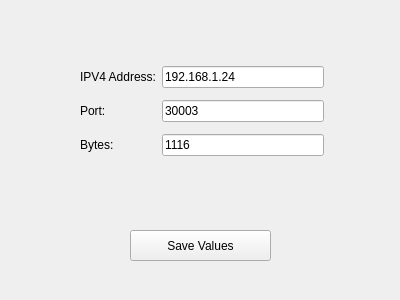
<?xml version="1.0" encoding="UTF-8"?>
<ui version="4.0">
 <class>robot_setting</class>
 <widget class="QWidget" name="robot_setting">
  <property name="geometry">
   <rect>
    <x>0</x>
    <y>0</y>
    <width>400</width>
    <height>300</height>
   </rect>
  </property>
  <property name="windowTitle">
   <string>Robot Settings</string>
  </property>
  <widget class="QPushButton" name="pushButton">
   <property name="geometry">
    <rect>
     <x>130</x>
     <y>230</y>
     <width>141</width>
     <height>31</height>
    </rect>
   </property>
   <property name="text">
    <string>Save Values</string>
   </property>
  </widget>
  <widget class="QWidget" name="">
   <property name="geometry">
    <rect>
     <x>80</x>
     <y>30</y>
     <width>244</width>
     <height>161</height>
    </rect>
   </property>
   <layout class="QFormLayout" name="formLayout">
    <property name="formAlignment">
     <set>Qt::AlignLeading|Qt::AlignLeft|Qt::AlignVCenter</set>
    </property>
    <property name="verticalSpacing">
     <number>12</number>
    </property>
    <item row="0" column="0">
     <widget class="QLabel" name="label">
      <property name="text">
       <string>IPV4 Address:</string>
      </property>
     </widget>
    </item>
    <item row="0" column="1">
     <widget class="QLineEdit" name="lineEdit">
      <property name="text">
       <string>192.168.1.24</string>
      </property>
     </widget>
    </item>
    <item row="1" column="0">
     <widget class="QLabel" name="label_2">
      <property name="text">
       <string>Port:</string>
      </property>
     </widget>
    </item>
    <item row="1" column="1">
     <widget class="QLineEdit" name="lineEdit_2">
      <property name="text">
       <string>30003</string>
      </property>
     </widget>
    </item>
    <item row="2" column="0">
     <widget class="QLabel" name="label_3">
      <property name="text">
       <string>Bytes:</string>
      </property>
     </widget>
    </item>
    <item row="2" column="1">
     <widget class="QLineEdit" name="lineEdit_3">
      <property name="text">
       <string>1116</string>
      </property>
     </widget>
    </item>
   </layout>
  </widget>
 </widget>
 <resources/>
 <connections/>
</ui>
